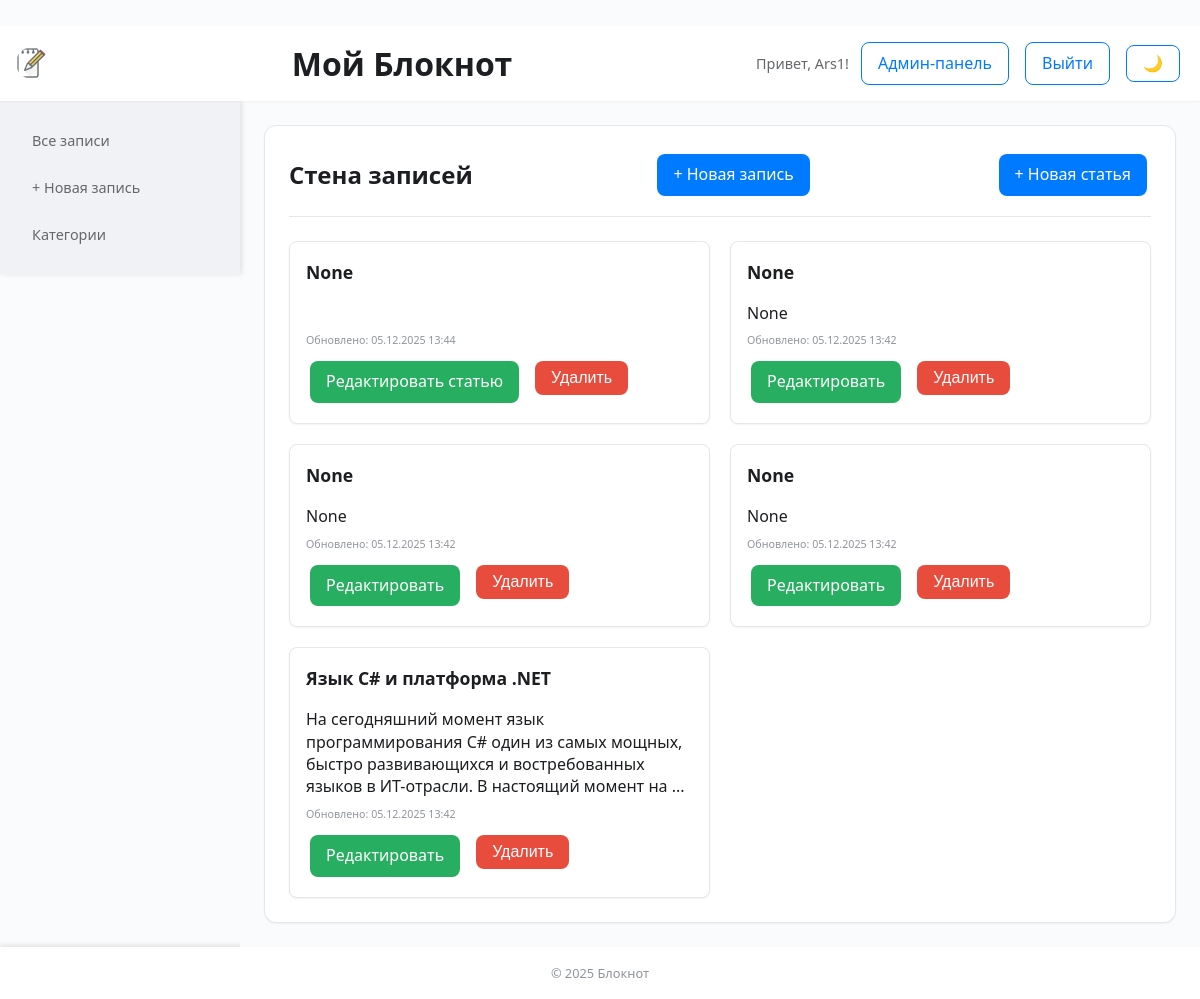
Page /wall (signed in) on the committed database.
### models.py (models this page shows, shortened)
class User(UserMixin, db.Model):
    id = db.Column(db.Integer, primary_key=True)
    username = db.Column(db.String(80), unique=True, nullable=False)
    password_hash = db.Column(db.String(120), nullable=False)
    is_admin = db.Column(db.Boolean, default=False) # По умолчанию False

class Note(db.Model):
    id = db.Column(db.Integer, primary_key=True)
    title = db.Column(db.String(200), nullable=True)
    content = db.Column(db.Text, nullable=True)
    full_content = db.Column(db.Text, nullable=True) # Полный HTML-контент статьи
    image_filename = db.Column(db.String(200), nullable=True)
    created_at = db.Column(db.DateTime, default=datetime.utcnow)
    updated_at = db.Column(db.DateTime, default=datetime.utcnow, onupdate=datetime.utcnow)
    note_type = db.Column(db.String(20), default='note') # 'note', 'list', 'image_note', 'article'
    tags = db.Column(db.String(500), nullable=True)
    background_color = db.Column(db.String(20), default='white')
    summary = db.Column(db.Text, nullable=True) # Краткое описание статьи
    preview_image = db.Column(db.String(200), nullable=True) # Изображение превью статьи
    category_ids = db.Column(db.String(200), nullable=True)
    is_published = db.Column(db.Boolean, default=False) # По умолчанию False
    is_public = db.Column(db.Boolean, default=False) # По умолчанию False

### app.py (the view)
@app.route('/wall')
def wall():
    if current_user.is_authenticated and current_user.is_admin:
        all_notes = Note.query.order_by(Note.updated_at.desc()).all()
    else:
        all_notes = Note.query.filter_by(is_published=True).order_by(Note.updated_at.desc()).all()
    categories = Category.query.all()
    all_tags = set()
    for note in all_notes:
        if note.tags:
            all_tags.update(tag.strip() for tag in note.tags.split(','))
    return render_template('wall.html', notes=all_notes, categories=categories, all_tags=all_tags, is_admin=current_user.is_authenticated and current_user.is_admin)

### app.py (called while the page is built)
@login_manager.user_loader
def load_user(user_id):
    return User.query.get(int(user_id))

### templates/wall.html (shortened to what this page needs)
{% extends "base.html" %}
{% block sidebar %}
    {% include 'sidebar.html' %}
{% endblock %}
{% block content %}
<div class="content-card">
    <div class="card-header">
        <h2>Стена записей</h2>
        {% if is_admin %}
            <a href="{{ url_for('create_note') }}" class="btn btn-primary">+ Новая запись</a>
            <a href="{{ url_for('create_article') }}" class="btn btn-primary">+ Новая статья</a>
        {% endif %}
    </div>
    {% if notes %}
        <div class="notes-list">
        {% for note in notes %}
            <div class="note-card" style="background-color: {{ note.background_color or 'white' }};">
                {% if note.title %}
                    <h3>
                        {% if note.note_type == 'article' %}
                            <a href="{{ url_for('read_article', id=note.id) }}">{{ note.title }}</a>
                        {% else %}
                            {{ note.title }}
                        {% endif %}
                    </h3>
                {% endif %}
                {% if note.content and note.note_type != 'article' %}
                    <p class="note-preview">{{ note.content[:150] }}{% if note.content|length > 150 %}...{% endif %}</p>
                {% endif %}
                <p class="note-date"><small>Обновлено: {{ note.updated_at.strftime('%d.%m.%Y %H:%M') }}</small></p>
                {% if is_admin %}
                    <div class="note-actions">
                        {% if note.note_type == 'article' %}
                            <a href="{{ url_for('edit_article', id=note.id) }}" class="btn btn-edit">Редактировать статью</a>
                        {% else %}
                            <a href="{{ url_for('edit_note', id=note.id) }}" class="btn btn-edit">Редактировать</a>
                        {% endif %}
                        <form action="{{ url_for('delete_note', id=note.id) }}" method="POST" style="display:inline;">
                            <button type="submit" class="btn btn-delete" onclick="return confirm('Удалить запись?')">Удалить</button>
                        </form>
                    </div>
                {% endif %}
            </div>
        {% endfor %}
        </div>
    {% else %}
        <p>Записей не найдено.</p>
    {% endif %}
</div>
{% endblock %}

### templates/base.html (shortened to what this page needs)
<!DOCTYPE html>
<html lang="ru" data-theme="light">
<head>
    <link rel="stylesheet" href="{{ url_for('static', filename='css/style.css') }}">
</head>
<body>
    <header class="app-header">
        <div class="app-header-content">
            <img src="{{ url_for('static', filename='icons/note-1.png') }}" alt="Логотип" class="app-logo">
            <h1>Мой Блокнот</h1>
            <div class="auth-info">
                {% if current_user.is_authenticated %}
                    <span>Привет, {{ current_user.username }}!</span>
                    {% if current_user.is_admin %}
                        <a href="{{ url_for('admin_index') }}" class="btn btn-secondary btn-auth">Админ-панель</a>
                    {% endif %}
                    <a href="{{ url_for('logout') }}" class="btn btn-secondary btn-auth">Выйти</a>
                {% else %}
                    <a href="{{ url_for('login') }}" class="btn btn-secondary btn-auth">Войти</a>
                {% endif %}
            </div>
        </div>
    </header>
    <div class="app-container">
        {% block sidebar %}{% endblock %}
        <main class="app-main">
            {% block content %}{% endblock %}
        </main>
    </div>
    <footer class="app-footer">
        <p>&copy; 2025 Блокнот</p>
    </footer>
</body>
</html>

### templates/sidebar.html
<aside class="sidebar">
    <nav class="sidebar-nav">
        <ul>
            <li><a href="{{ url_for('index') }}">Все записи</a></li>
            <li><a href="{{ url_for('create_note') }}">+ Новая запись</a></li>
            <li><a href="{{ url_for('list_categories') }}">Категории</a></li>
        </ul>
    </nav>
</aside>

### rows in the picture
User: username "Ars1"
Note: title "None", updated_at "05.12.2025 13:44"
Note: title "None", content "None", updated_at "05.12.2025 13:42"
Note: title "None", content "None", updated_at "05.12.2025 13:42"
Note: title "None", content "None", updated_at "05.12.2025 13:42"
Note: title "Язык C# и платформа .NET", content "На сегодняшний момент язык программирования C# один из самых мощных, быстро развивающихся и востребованных языков в ИТ-отрасли. В настоящий момент на", updated_at "05.12.2025 13:42"
